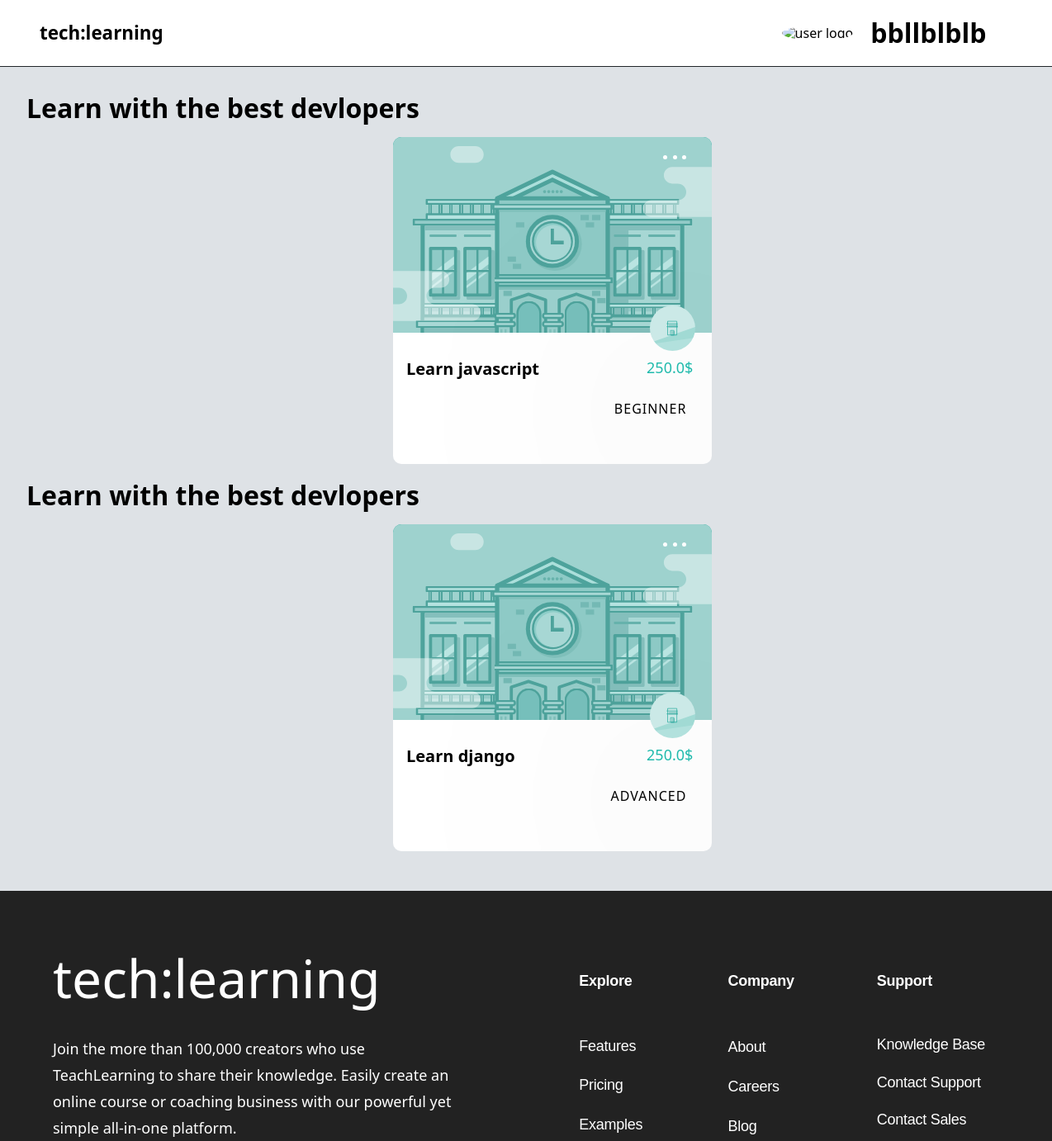
The page /user/ (upper part) on the database as committed earlier.
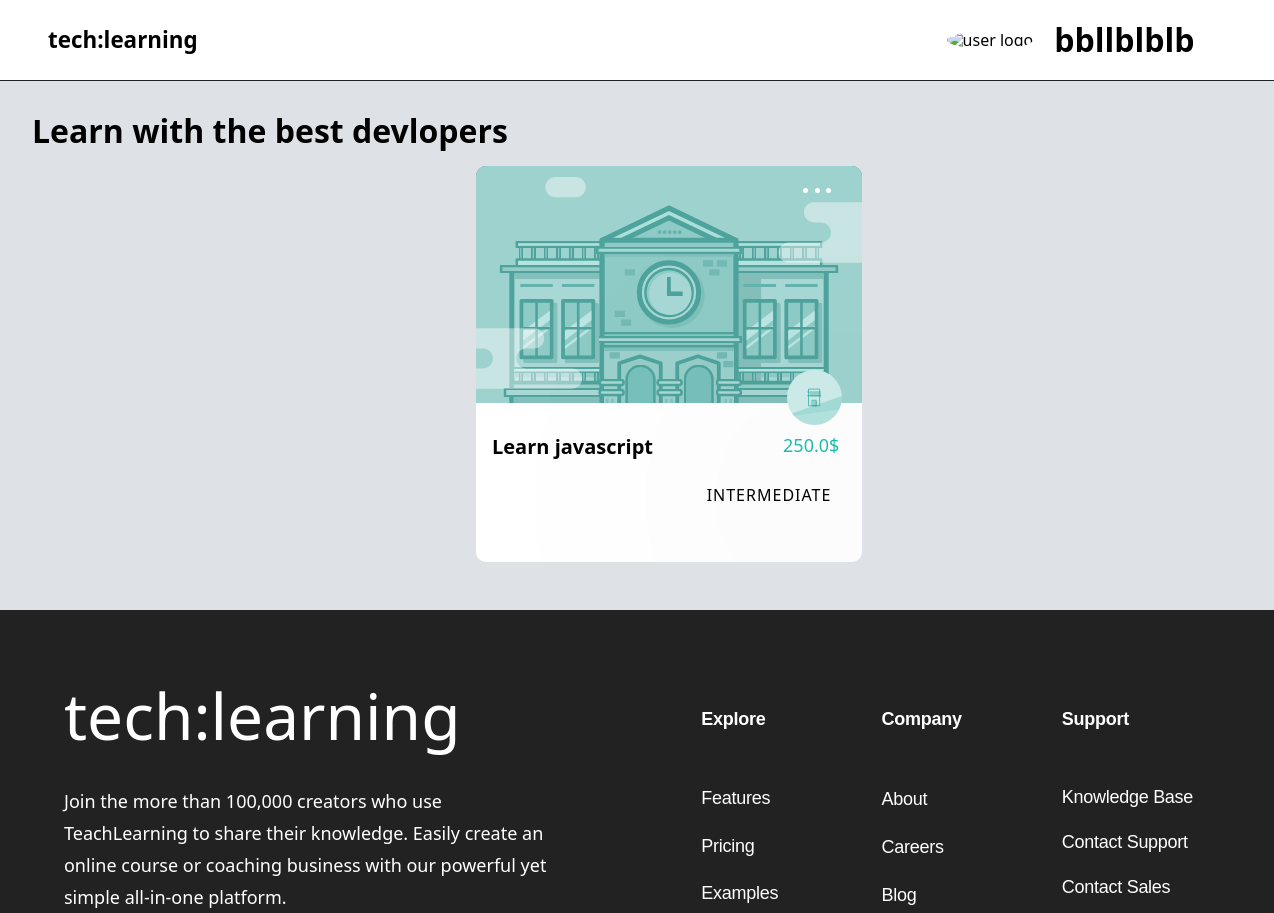
The same page on the database as committed later.
### compte/models.py (models this page shows)
class cour(models.Model):
    name= models.CharField(max_length=100, primary_key=True)
    slug= models.SlugField(max_length=128)
    created_at = models.DateTimeField(auto_now_add=True)
    price = models.FloatField()
    diff=models.CharField(max_length=100)

### techLearn/views.py (the view)
# urls.py: path('user/',homeu,name="homeu")
def homeu(request):
  cours=cour.objects.all()
  return render(request,'userHome.html',context={"cour":cours})

### templates/userHome.html (shortened to what the changed rows need)
{% load static %}
<!DOCTYPE html>
<html lang="en">
    <head>
        <link rel="stylesheet"
            href="https://cdnjs.cloudflare.com/ajax/libs/font-awesome/6.4.0/css/all.min.css"
 />
        <link rel="stylesheet"
            href="https://cdnjs.cloudflare.com/ajax/libs/line-awesome/1.3.0/line-awesome/css/line-awesome.min.css"
 />
        <link rel="stylesheet" href="{% static 'css/style.css' %}" />
        <link rel="stylesheet" href="{% static 'css/normalize.css' %}" />
    </head>
    <body>
        <nav>
            <div class="navlg userlg">
                <div class="navSection right-section navlg">
                    <h1 class='navTitle'>tech:learning</h1>
                </div>
                <div class="navSection left-section user">
                    {% if user.is_authenticated %}
                    <span class="userName">{{user.username}}</span>
                    {% else %}
                    <h1> bbllblblb</h1>
                  {% endif %}
                </div>
            </div>
        </nav>
        <main class="userHome">{% for i in cour  %}
            <section class="section">
                <h1>Learn with the best devlopers </h1>
                <div class="cardsUser">
                    <div class="user-card">
                        <div class="user-card-header">
                            <div class="button">
                                <div></div>
                                <div></div>
                                <div></div>
                            </div>
                        </div>
                        <div class="user-card-info">
                            <div class="logo">
                            </div>
                            <div class="user-card-title">
                                <span>Learn {{i.name}}</span>
                                <span>{{i.price}}$</span>
                            </div>
                            <div class="user-card-difculty">
                                <span>{{i.diff}}</span>
                            </div>
                        </div>
                    </div>
                </div>
            </section>{% endfor %}
        </main>
        <footer>
            <div class="footer_links">
                <div class="footer_description">
                    <div class="footer_header">
                        <h1>tech:learning</h1>
                    </div>
                </div>
            </div>
        </footer>
            </body>
</html>

Rows that differ between the two databases and show on the page:
removed cour: name "django", price "250.0", diff "ADVANCED"
changed cour "javascript": diff "BEGINNER" → "INTERMEDIATE"
